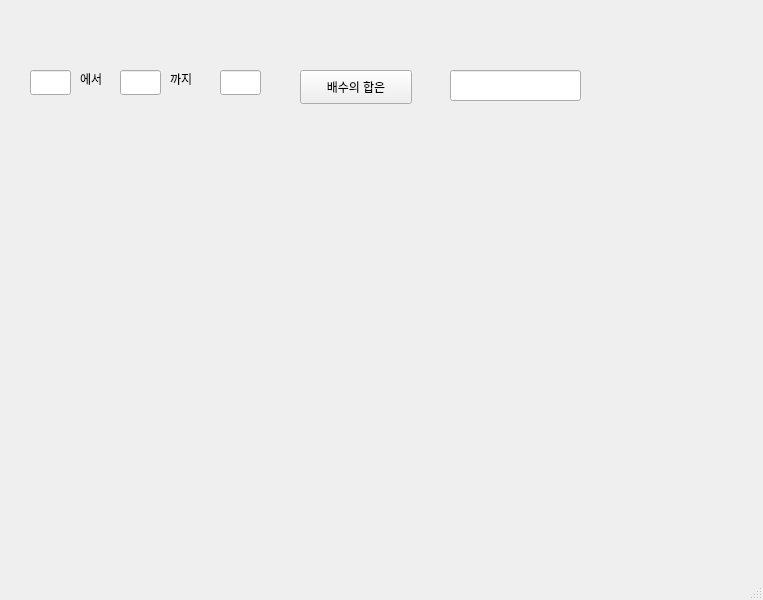
<?xml version="1.0" encoding="UTF-8"?>
<ui version="4.0">
 <class>MainWindow</class>
 <widget class="QMainWindow" name="MainWindow">
  <property name="geometry">
   <rect>
    <x>0</x>
    <y>0</y>
    <width>763</width>
    <height>600</height>
   </rect>
  </property>
  <property name="windowTitle">
   <string>MainWindow</string>
  </property>
  <widget class="QWidget" name="centralwidget">
   <widget class="QPushButton" name="pb">
    <property name="geometry">
     <rect>
      <x>300</x>
      <y>70</y>
      <width>112</width>
      <height>34</height>
     </rect>
    </property>
    <property name="text">
     <string>배수의 합은</string>
    </property>
   </widget>
   <widget class="QLineEdit" name="leA">
    <property name="geometry">
     <rect>
      <x>30</x>
      <y>70</y>
      <width>41</width>
      <height>25</height>
     </rect>
    </property>
   </widget>
   <widget class="QLineEdit" name="leB">
    <property name="geometry">
     <rect>
      <x>120</x>
      <y>70</y>
      <width>41</width>
      <height>25</height>
     </rect>
    </property>
   </widget>
   <widget class="QLineEdit" name="leC">
    <property name="geometry">
     <rect>
      <x>220</x>
      <y>70</y>
      <width>41</width>
      <height>25</height>
     </rect>
    </property>
   </widget>
   <widget class="QLineEdit" name="leD">
    <property name="geometry">
     <rect>
      <x>450</x>
      <y>70</y>
      <width>131</width>
      <height>31</height>
     </rect>
    </property>
   </widget>
   <widget class="QLabel" name="lblA">
    <property name="geometry">
     <rect>
      <x>80</x>
      <y>70</y>
      <width>77</width>
      <height>18</height>
     </rect>
    </property>
    <property name="text">
     <string>에서</string>
    </property>
   </widget>
   <widget class="QLabel" name="lblB">
    <property name="geometry">
     <rect>
      <x>170</x>
      <y>70</y>
      <width>77</width>
      <height>18</height>
     </rect>
    </property>
    <property name="text">
     <string>까지</string>
    </property>
   </widget>
  </widget>
  <widget class="QMenuBar" name="menubar">
   <property name="geometry">
    <rect>
     <x>0</x>
     <y>0</y>
     <width>763</width>
     <height>31</height>
    </rect>
   </property>
  </widget>
  <widget class="QStatusBar" name="statusbar"/>
 </widget>
 <resources/>
 <connections/>
</ui>
